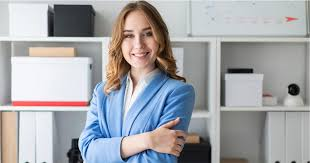
#> input picture Actividad1/Imagenes/Imagen1.jfif, 310 x 163 px, found by its file name
$ python UsoBasicoMatlplotlib.py
#> lines starting #> are read from the running program, lines starting #| are printed output that depends on the picture
import cv2
import matplotlib.pyplot as plt


def main():
    imgpath = "Actividad1\\Imagenes\\Imagen1.jfif"
    img = cv2.imread(imgpath, 0)
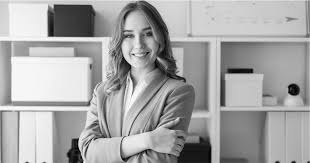
#> img: shape (163, 310); min 0, max 255, mean 166

    plt.imshow(img)
    plt.title('Imagen por Defecto')
    plt.show()

    plt.imshow(img, cmap='Blues')
    plt.title('Imagen en Azules')
    plt.show()

    plt.imshow(img, cmap='Spectral')
    plt.title('Imagen en Espectral')
    plt.show()

    plt.imshow(img, cmap='gray')
    plt.title('Imagen en Grises')
    # Ocultar Ejes
    # plt.yticks([])
    # plt.xticks([])
    plt.show()

if __name__=="__main__":
    main()

$ run again, with Actividad1/Imagenes/Imagen6.jfif copied over Actividad1/Imagenes/Imagen1.jfif
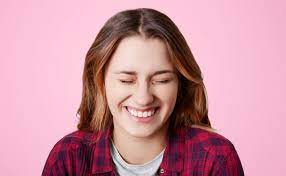
#> input picture Actividad1/Imagenes/Imagen6.jfif, 286 x 176 px, found by its file name
#> in main, `img = cv2.imread(imgpath, 0)`:
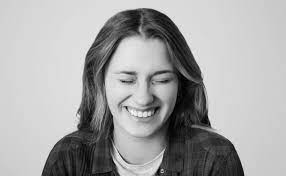
#> img: shape (176, 286); min 0, max 253, mean 165.8

$ run again, with Actividad1/Imagenes/Imagen7.jfif copied over Actividad1/Imagenes/Imagen1.jfif
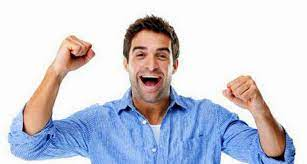
#> input picture Actividad1/Imagenes/Imagen7.jfif, 307 x 164 px, found by its file name
#> in main, `img = cv2.imread(imgpath, 0)`:
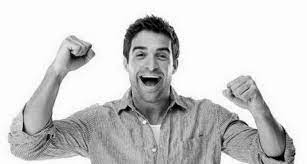
#> img: shape (164, 307); min 0, max 255, mean 204.9

$ run again, with Actividad1/Imagenes/Imagen8.jfif copied over Actividad1/Imagenes/Imagen1.jfif
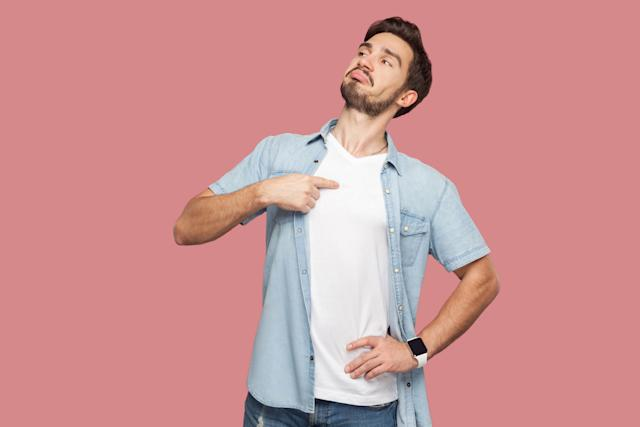
#> input picture Actividad1/Imagenes/Imagen8.jfif, 640 x 427 px, found by its file name
#> in main, `img = cv2.imread(imgpath, 0)`:
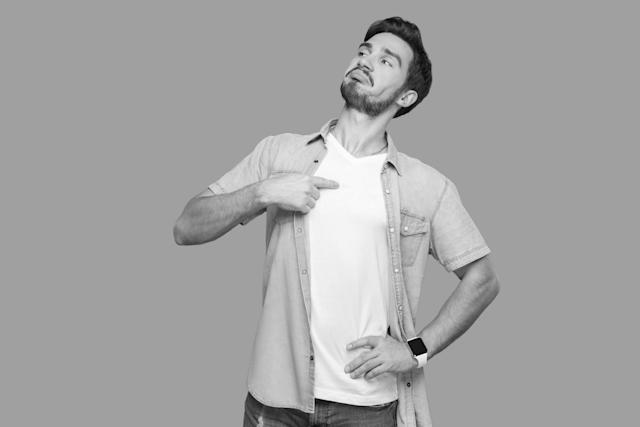
#> img: shape (427, 640); min 0, max 255, mean 164.6
